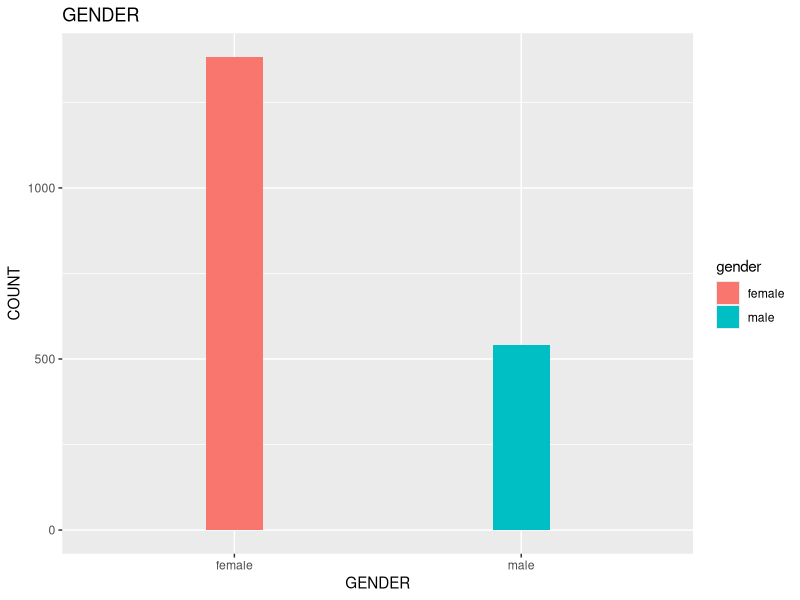
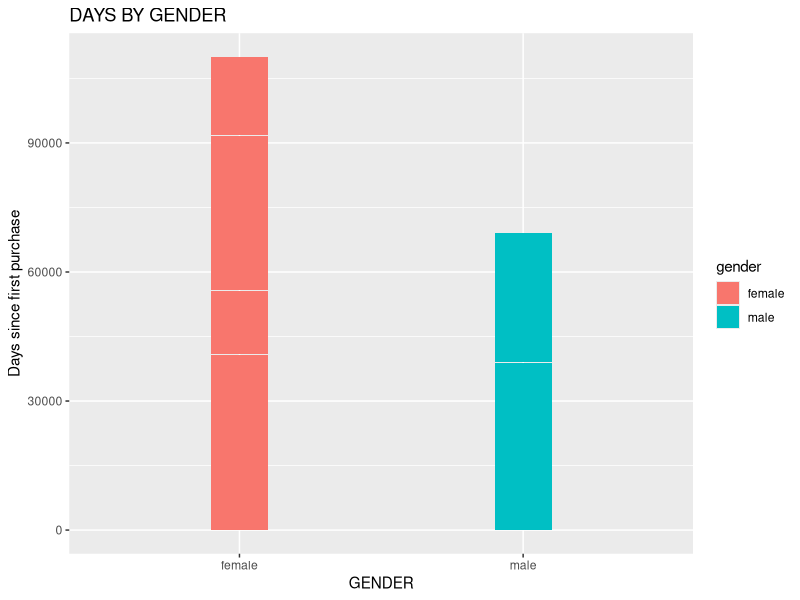
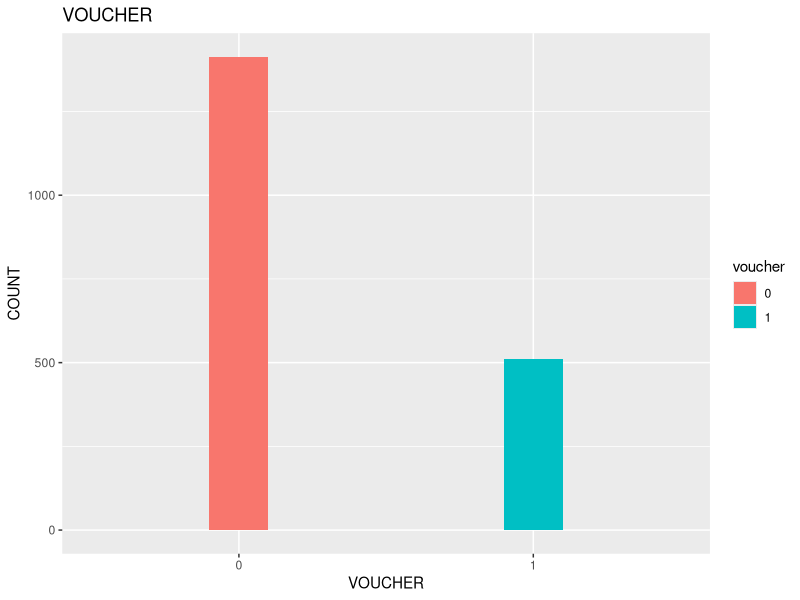
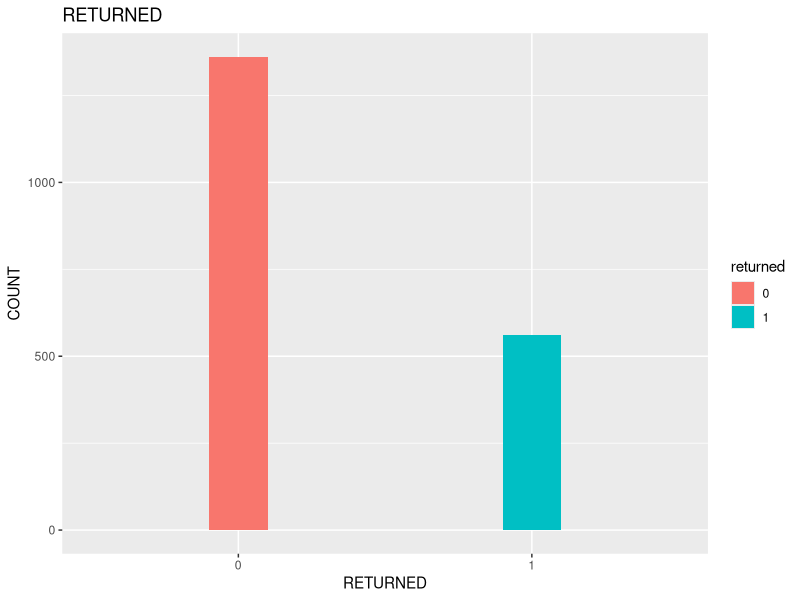
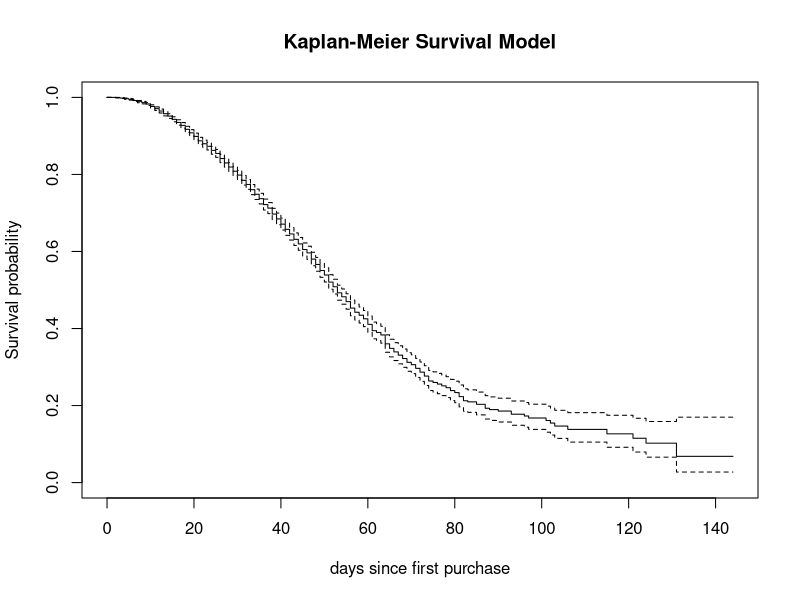

The R source for these figures, in order: (Note: this script raises an error after producing the figures.)
#start! 

library(dplyr)
#install.packages("ggplot2")
library(ggplot2)
library(survival)
library(survminer)

#set wd(path)
setwd("/Users/reign/Downloads") #set yours!

#read data
surv = read.csv("survivalDataExercise.csv")

#setting data for event which means churning
surv %>%
  summary()
surv = surv %>% mutate(event = ifelse(boughtAgain==1, 0, 1),
                       gender = as.factor(gender),
                       voucher = as.factor(voucher),
                       returned = as.factor(returned),
                       boughtAgain = as.factor(boughtAgain))

#visuallization (EDA)
surv %>%
  group_by(gender) %>%
  tally(event) %>%
  ggplot(aes(x=gender, y=n, fill = gender)) +
  geom_bar(width = 0.2, stat = 'identity', position = 'stack') +
  ylab("COUNT") +
  xlab("GENDER") +
  ggtitle("GENDER")

surv %>%
  ggplot(aes(x=gender, y=daysSinceFirstPurch, fill = gender)) +
  geom_bar(width = 0.2, stat = 'identity', position = 'stack') +
  ylab("Days since first purchase") +
  xlab("GENDER") +
  ggtitle("DAYS BY GENDER")

surv %>%
  group_by(voucher) %>%
  tally(event) %>%
  ggplot(aes(x=voucher, y=n, fill = voucher)) +
  geom_bar(width = 0.2, stat = 'identity', position = 'stack') +
  ylab("COUNT") +
  xlab("VOUCHER") +
  ggtitle("VOUCHER")

surv %>%
  group_by(returned) %>%
  tally(event) %>%
  ggplot(aes(x=returned, y=n, fill = returned)) +
  geom_bar(width = 0.2, stat = 'identity', position = 'stack') +
  ylab("COUNT") +
  xlab("RETURNED") +
  ggtitle("RETURNED")

#km######## modeling 카플란 마이어에서 비례위험 가정을 확인한다.
survObj = Surv(surv$daysSinceFirstPurch, surv$event)
survObj #이게 콕스모델에서의 종속변수. = target for cox model as well
#check the curve
km.model <- survfit(survObj ~ 1, data = surv, type="kaplan-meier")
summary(km.model)
plot(km.model,
     conf.int = TRUE, 
     xlab = "days since first purchase", 
     ylab = "Survival probability", 
     main = "Kaplan-Meier Survival Model")

ggsurvplot(km.model,
           risk.table = "nrisk_cumcensor", # Add risk table
           ggtheme = theme_bw(), # Change ggplot2 theme
           palette = c("#2E9FDF"),
           title ='Kaplan-Meier Survival Model', 
           legend = 'none')

#surv curve per factor

surv_plots <- list()

surv_plots[[1]] = ggsurvplot(survfit(Surv(daysSinceFirstPurch, event) ~ gender, data = surv), conf.int = TRUE,
                             title = 'Kaplan-Meier for Gender', xlab = 'Time')
ggsurvplot(survfit(Surv(daysSinceFirstPurch, event) ~ gender, data = surv), conf.int = TRUE,
           title = 'Kaplan-Meier for Gender', xlab = 'Time')
surv_plots[[2]] = ggsurvplot(survfit(Surv(daysSinceFirstPurch,event) ~ voucher, data = surv), conf.int = TRUE,
                             title = 'Kaplan-Meier  for voucher', xlab = 'Time')
surv_plots[[3]] = ggsurvplot(survfit(Surv(daysSinceFirstPurch,event) ~ returned, data = surv), conf.int = TRUE,
                             title = 'Kaplan-Meier  for returned', xlab = 'Time')
#surv_plots[[4]] = ggsurvplot(survfit(Surv(tenure, event) ~ Dependents, data = df), conf.int = TRUE, title = 'Kaplan-Meier  for Dependents', xlab = 'Time')

arrange_ggsurvplots(surv_plots, nrow = 2, ncol = 2)

#비례위험 가정에 문제가 있는 것 같다..!!! 주의

#logrank test

survdiff(Surv(daysSinceFirstPurch, event) ~ gender, data = surv)

survdiff(Surv(daysSinceFirstPurch, event) ~ voucher, data = surv)

survdiff(Surv(daysSinceFirstPurch, event) ~ returned, data = surv)

#두 그래프는 세 변수에서 모두 유의미한 차이를 보인다는 것이 검증됐다.

#해석 ~ check the insights




#####cox hazard ratio##########

cx.model = coxph(Surv(daysSinceFirstPurch, event) ~ gender+voucher+returned,data=surv)
summary(cx.model)

# Using ggforest for visualization 
ggforest(cx.model)

#modeling
require("rms")
cph.model <- cph(Surv(daysSinceFirstPurch, event) ~ gender+voucher+returned,data=surv,
                 x = TRUE, y = TRUE, surv = TRUE)
print(cph.model)

summary(cph.model)

exp(cph.model$coefficients)


#비례위험가정 검토 (위험비는 시간에 따라 일정하다. 위험의 비는 고정, 시간에 비례해서 움직일 뿐)

cox.zph(cx.model) #시간과 잔차 간의 독립성 검정

plot(cox.zph(cx.model), var = 1)

plot(cox.zph(cx.model), var = 2)

plot(cox.zph(cx.model), var = 3)


library(KMsurv)

#back to km 

km.model2 <- survfit(survObj ~ gender, data = surv, type="kaplan-meier")
summary(km.model2)

plot(km.model2, mark.time=F, fun='cloglog',lty=2:3,col=c('red','blue'),xlab='time (days)',ylab="loglogSurvival")
legend("bottomright",lty=2:3,legend=c("female","male"),bty="n", text.font=2, lwd=2, col=c('red','blue'))
plot(km.model2,  mark.time=F, fun='cumhaz',lty=2:3,col=c('red','blue'),xlab='time (days)',ylab="Cumulative Hazard")
legend("bottomright",lty=2:3,legend=c("female","male"),bty="n", text.font=2, lwd=2, col=c('red','blue'))




#비례위험가정 균열 발견
#교정이 필요함

#solution1 #교호작용을 통제
cx.model2 = coxph(Surv(daysSinceFirstPurch, event) ~ voucher+returned+gender*daysSinceFirstPurch,data=surv)

cx.model3 = coxph(Surv(daysSinceFirstPurch, event) ~ strata(gender)+voucher+returned,data=surv)

summary(cx.model2)#3
#시간과 남자성별의 유의미한 교호작용 발견
#남자의 시간과의 교호작용은 여자에 비해 위험율이 1%감소한다. 여자가 시간에 더 많은 영향을 받는다.

#solution 2 #층화작업
co1 =  coxph(Surv(daysSinceFirstPurch, event) ~ voucher+returned, data=surv[surv$gender== "female",])
co2 =  coxph(Surv(daysSinceFirstPurch, event) ~ voucher+returned, data=surv[surv$gender== "male",])
summary(co1)
summary(co2)
coef(co1)
coef(co2)
coef(cx.model2)
coef(cx.model3)
